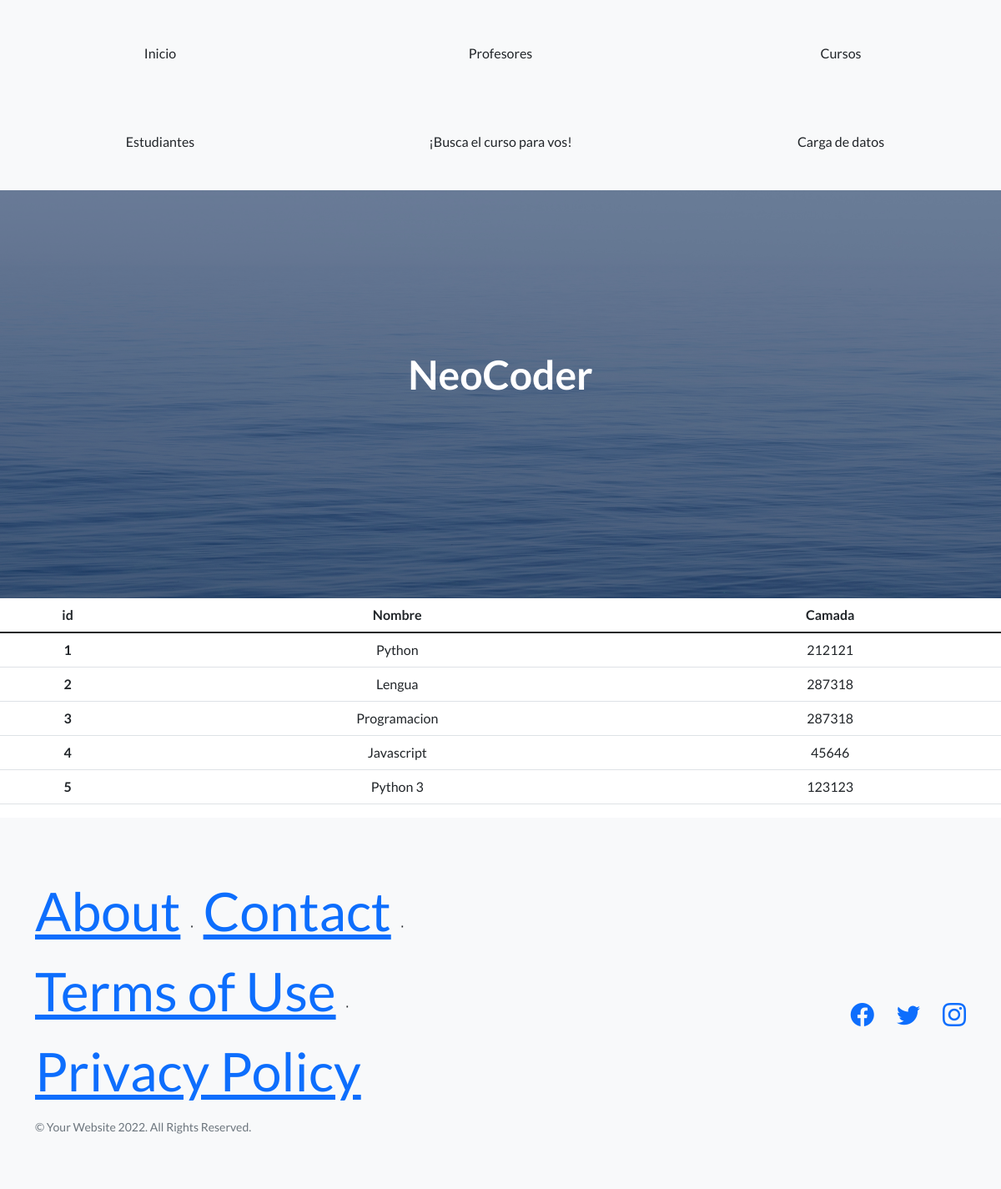
The app's page /cursos/, older data.
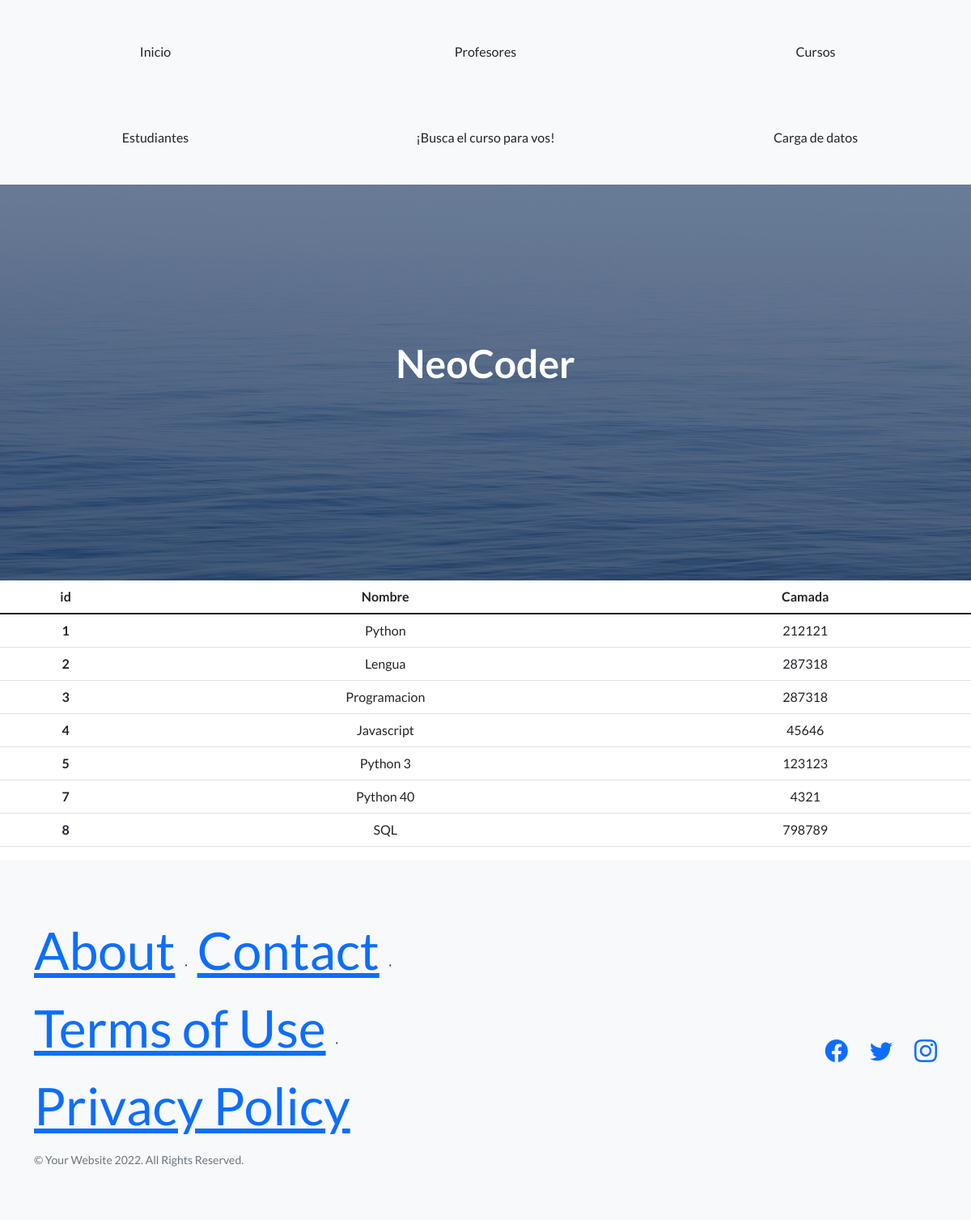
The same page, newer data.
### app_coder/models.py (models this page shows)
class Curso(models.Model):
    nombre = models.CharField(max_length=40)
    camada = models.IntegerField()

### app_coder/views.py (the view)
# urls.py: path('cursos/', views.cursos, name='Cursos'),
def cursos(request):
    cursos = Curso.objects.all() #llama a toda la data en la tabla sql
    dicc = {'cursos' : cursos}
    plantilla = loader.get_template('cursos.html')
    documento = plantilla.render(dicc)
    return HttpResponse(documento)

### app_coder/template/cursos.html
{% extends 'padre.html' %}
{% load static %}
{% block contenido %}
    <table class="table">
        <thead>
          <tr>
            <th scope="col">id</th>
            <th scope="col">Nombre</th>
            <th scope="col">Camada</th>
          </tr>
        </thead>
        <tbody>
            {% for n in cursos %}
          <tr>
            <th scope="row">{{n.id}}</th>
            <td>{{n.nombre}}</td>
            <td>{{n.camada}}</td>
          </tr>
            {% endfor %}
        </tbody>
      </table>
{% endblock %}

Row changes from the older to the newer data that the page shows:
added Curso: id "7", nombre "Python 40", camada "4321"
added Curso: id "8", nombre "SQL", camada "798789"
